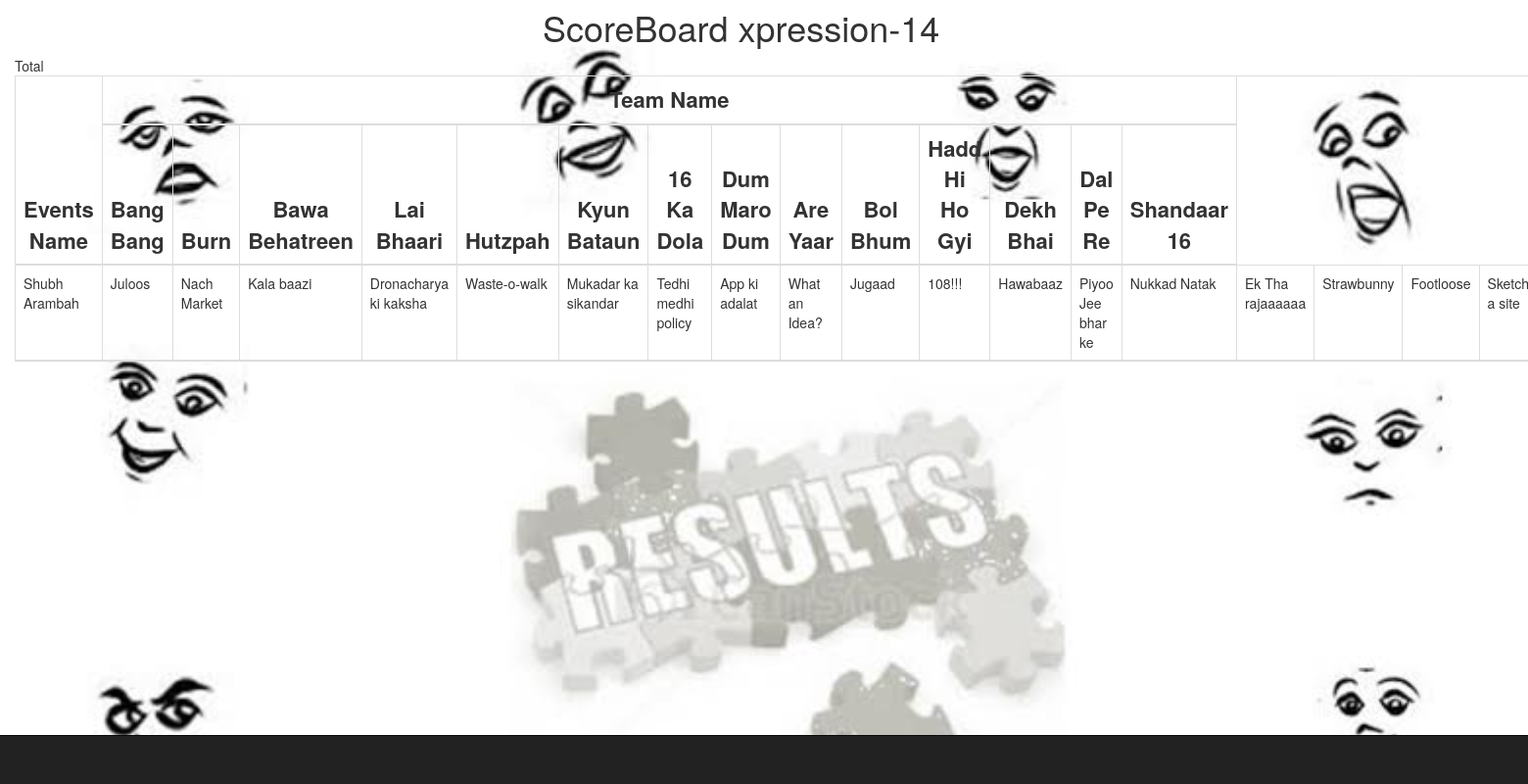
The page / on the database its author committed.
### tables this page shows
CREATE TABLE IF NOT EXISTS `team_master` (
  `tid` int(11) NOT NULL AUTO_INCREMENT,
  `tname` varchar(40) NOT NULL,
  PRIMARY KEY (`tid`)
);

CREATE TABLE IF NOT EXISTS `event_master` (
  `event_id` int(100) NOT NULL AUTO_INCREMENT,
  `ename` varchar(40) NOT NULL,
  `day` int(1) NOT NULL,
  PRIMARY KEY (`event_id`)
);

### index.php (the view, shortened to what this page needs)
<?php
   require 'connect.php';
?>
<!DOCTYPE html>
<html class="full" lang="en">
<head>
    <link href="css/bootstrap.min.css" rel="stylesheet">
    <link href="css/the-big-picture.css" rel="stylesheet">
</head>
<body>
    <nav class="navbar navbar-inverse navbar-fixed-bottom" role="navigation">
    </nav>
        <div class="row" style="margin:-4% 3% 3% 0">
            <div class="col-md-12 col-sm-12">
                <h1>ScoreBoard xpression-14</h1>
                <table class="table table-bordered">
    <thead>
        <tr>
            <th rowspan="2">Events Name</th>
            <th colspan="14">Team Name</th>
        </tr>
        <tr>
<?php
$team_name = "SELECT * from team_master";
$result = $con->query($team_name);
if ($result->num_rows > 0) {
    while($row = $result->fetch_assoc()) {
        echo  "<th>".$row['tname']."</th>";
    }
} else {
    echo "0 results";
}
?>
        </tr>
    </thead>
    <tbody>
        <tr>
  <?php
$event_name = "SELECT * from event_master WHERE event_id < 24";
$events = $con->query($event_name);
if ($events->num_rows > 0) {
    while($row = $events->fetch_assoc()) {
        echo  "<td>".$row['ename']."</td>\n";
    }
} else {
    echo "0 results";
}
?>
        </tr>
    </tbody>
</table>
            </div>
        </div>
</body>
</html>

### css/the-big-picture.css (style rules this page uses)
body { margin-top: 50px; margin-bottom: 50px; background: none; }
.full { background-image: url(res.jpg); -webkit-background-size: cover; -moz-background-size: cover; -o-background-size: cover; background-size: cover; }

### index.php (style rules this page uses)
th { text-align:center; font-size:22px; }
h1 { text-align:center; }

### rows shown on the page
team_master: tname "Bang Bang"
team_master: tname "Burn"
team_master: tname "Bawa Behatreen"
team_master: tname "Lai Bhaari"
team_master: tname "Hutzpah"
team_master: tname "Kyun Bataun"
team_master: tname "16 Ka Dola"
team_master: tname "Dum Maro Dum"
team_master: tname "Are Yaar"
team_master: tname "Bol Bhum"
team_master: tname "Hadd Hi Ho Gyi"
team_master: tname "Dekh Bhai"
team_master: tname "Dal Pe Re"
team_master: tname "Shandaar 16"
event_master: ename "Shubh Arambah"
event_master: ename "Juloos"
event_master: ename "Nach Market"
event_master: ename "Kala baazi"
event_master: ename "Dronacharya ki kaksha"
event_master: ename "Waste-o-walk"
event_master: ename "Mukadar ka sikandar"
event_master: ename "Tedhi medhi policy"
event_master: ename "App ki adalat"
event_master: ename "What an Idea?"
event_master: ename "Jugaad"
event_master: ename "108!!!"
event_master: ename "Hawabaaz"
event_master: ename "Piyoo Jee bhar ke"
event_master: ename "Nukkad Natak"
event_master: ename "Ek Tha rajaaaaaa"
event_master: ename "Strawbunny"
event_master: ename "Footloose"
event_master: ename "Sketch a site"
